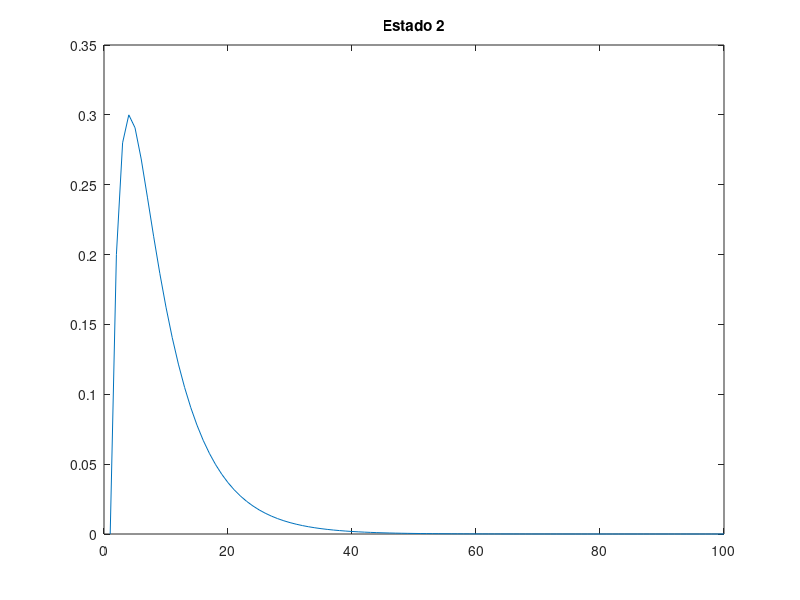
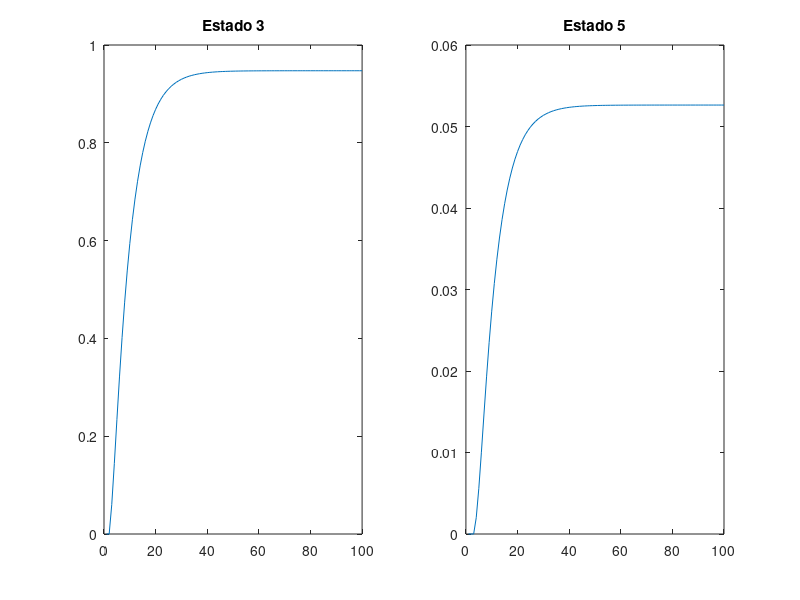

These figures' MATLAB source, in order:
%% a 
%    1   2   3   4   5   
T = [0.8 0   0   0.3 0
     0.2 0.6 0   0.2 0
     0   0.3 1   0   0
     0   0.1 0   0.4 0
     0   0   0   0.1 1];

%% b
x = [1 0 0 0 0]'; %Começa estado 1
y = zeros(1,100);
%y(1) = 0;
for i = 2:100
    x = T*x;
    y(i) = x(2); %Prob ao fim de n passos estar estado 2
end
figure(1);
plot(y);
title('Estado 2');

%% c
%   Estados 3 e 5 são absorventes
%   Logo, ao contrário do gráfico do estado 2, a probabilidade de estar
% nestes estados aumenta com o número de passos

x = [1 0 0 0 0]'; %Começa estado 1
y1 = zeros(1,100);
%y(1) = 0;
for i = 2:100
    x = T*x;
    y1(i) = x(3); %Prob ao fim de n passos estar estado 3
end
x = [1 0 0 0 0]'; %Começa estado 1
y2 = zeros(1,100);
for i = 2:100
    x = T*x;
    y2(i) = x(5); %Prob ao fim de n passos estar estado 5
end

figure(2);
subplot(1,2,1);
plot(y1);
title('Estado 3');
subplot(1,2,2)
plot(y2);
title('Estado 5');

%% d
% Matriz canónica, C
%    1   2   4   3   5 
C = [0.8 0   0.3 0   0
     0.2 0.6 0.2 0   0
     0   0.1 0.4 0   0
     0   0.3 0   1   0
     0   0   0.1 0   1];

Q = C(1:3, 1:3);

%% e
% Matriz fundamental, F
% F = (I - Q)^-1
F = (eye(3) - Q)^-1;

%% f
%   O tempo médio até à absorção será a soma do
% número médio de visitas a todos os estados transientes
% até à absorção
%   Ou seja a soma da coluna i de F
t = sum(F);

% OU
% x1 = [1 0 0]'; % (Partindo estado 1)
% t(1) = sum(F*x1);
% x2 = [0 1 0]';
% t(2) = sum(F*x2);
% x3 = [0 0 1]';
% t(3) = sum(F*x3);

fprintf('Nº médio passos para absorção partindo estado 1 é: %.4f\n',t(1));
fprintf('Nº médio passos para absorção partindo estado 2 é: %.4f\n',t(2));
fprintf('Nº médio passos para absorção partindo estado 4 é: %.4f\n',t(3));

%% g
% Probabilidade de absorção, B
R = C(4:5, 1:3);
B = R*F;
fprintf('Prob(estado3) = %f, Prob(estado 5) = %f\n',B(1,1),B(2,1));
